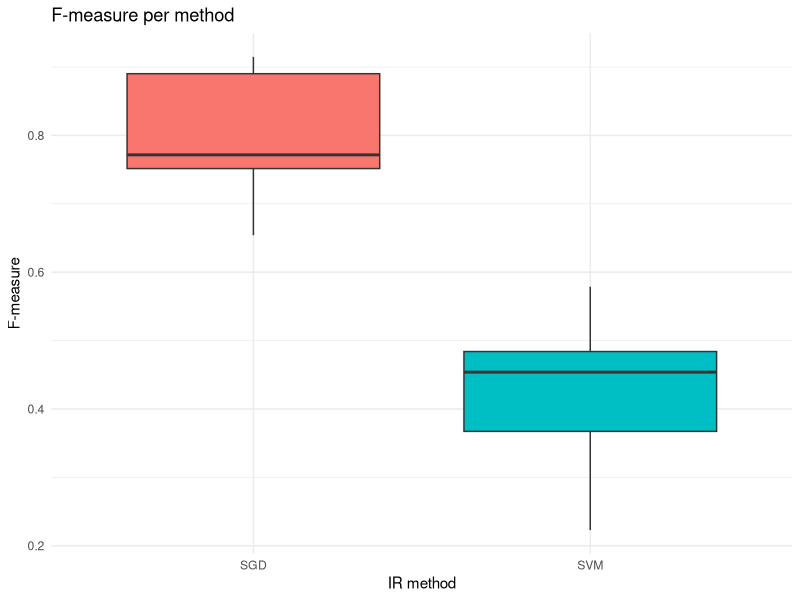
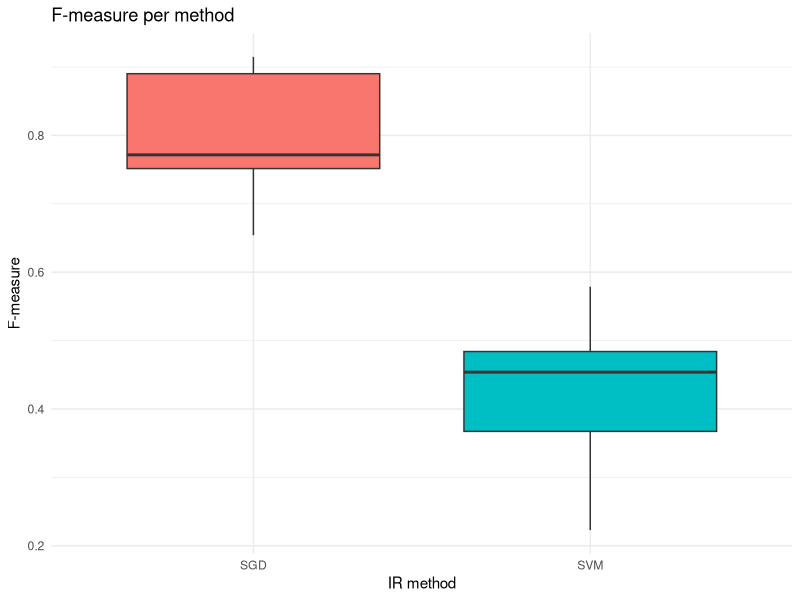

Reproduce these figures in R, in order.
#loading library
require("ggplot2")

# selecting the current directory
setwd("/Users/tassiovale/Dropbox/PhD Thesis/trace2vary/trace_recovery/results/")

# read csv file
data <- read.csv("2018-03-18_21h56m_output.csv")

ggplot(data=data, aes(x=method, y=fmeasure, fill=method)) +
    geom_boxplot() +
    theme_minimal() +
    ggtitle("F-measure per method") +
    labs(x="IR method", y="F-measure") +
    scale_fill_discrete(guide=FALSE)

ggsave("2018-03-18_21h56m_fmeasure_chart.eps")